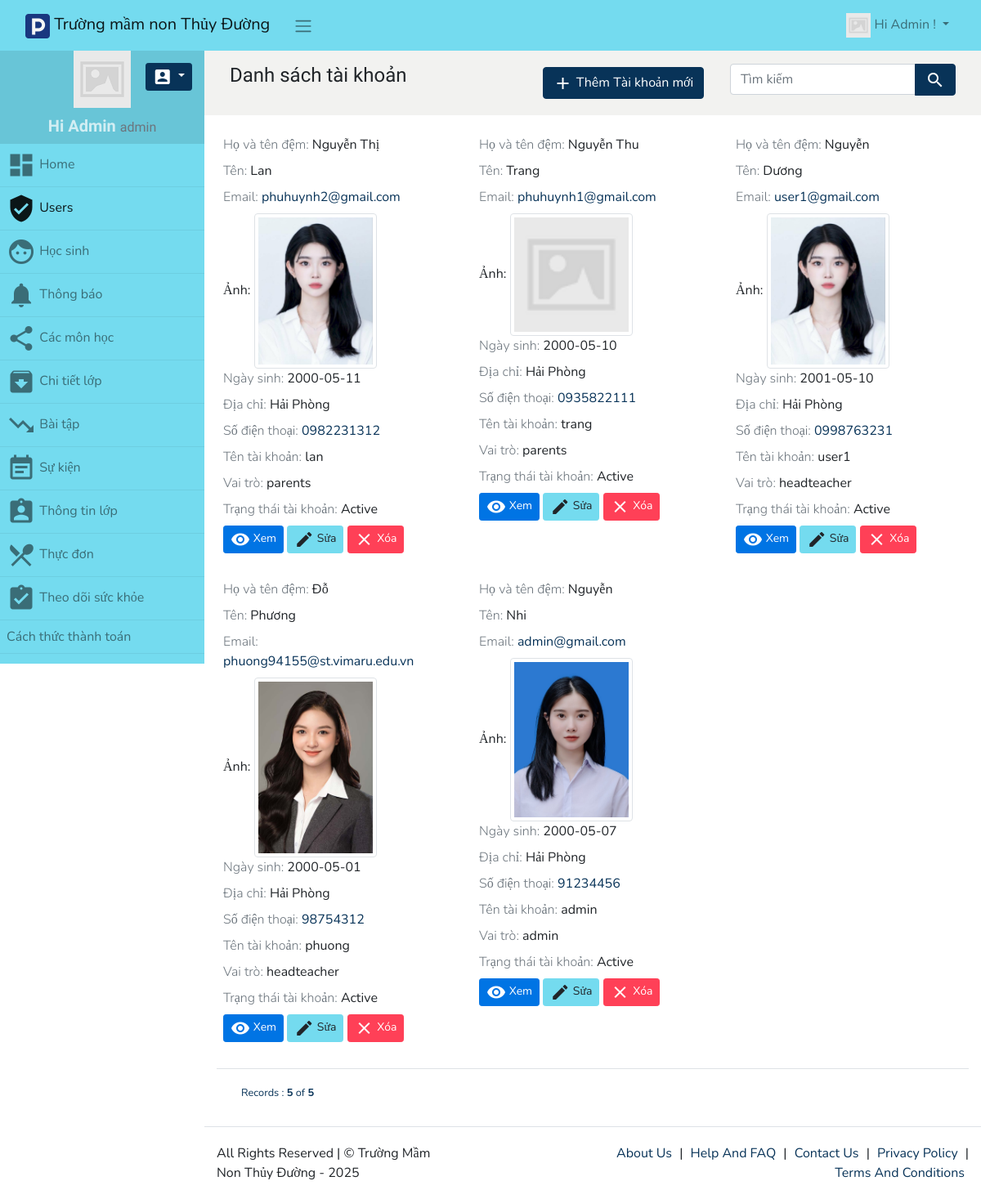
Screenshot of /users (signed in) with the database file from the repository.
### tables this page shows
CREATE TABLE `users` (
  `id` int(11) NOT NULL,
  `first_name` varchar(255) NOT NULL,
  `last_name` varchar(255) NOT NULL,
  `photo` varchar(255) NOT NULL,
  `birth_day` date NOT NULL,
  `resdence` varchar(255) NOT NULL,
  `phone` varchar(255) NOT NULL,
  `username` varchar(255) NOT NULL,
  `password` varchar(255) DEFAULT NULL,
  `email` varchar(255) NOT NULL,
  `login_session_key` varchar(255) DEFAULT NULL,
  `email_status` varchar(255) DEFAULT NULL,
  `password_expire_date` datetime DEFAULT '2021-04-21 00:00:00',
  `password_reset_key` varchar(255) DEFAULT NULL,
  `role` varchar(255) NOT NULL,
  `account_status` varchar(255) DEFAULT 'Pending',
  `assigned_teacher` varchar(255) NOT NULL
);

### app/views/partials/users/list.php (the view, shortened to what the rows shown need)
<?php
$can_edit = ACL::is_allowed("users/edit");
$can_view = ACL::is_allowed("users/view");
$can_delete = ACL::is_allowed("users/delete");
?>
<?php
$page_element_id = "list-page-" . random_str();
$current_page = $this->set_current_page_link();
$csrf_token = Csrf::$token;
$view_data = $this->view_data;
$records = $view_data->records;
?>
<section class="page" id="<?php echo $page_element_id; ?>" data-page-type="list" data-display-type="grid"
    data-page-url="<?php print_link($current_page); ?>">
    <div class="">
        <div class="container-fluid">
            <div class="row ">
                <div class="col-md-12 comp-grid">
                    <div class=" animated fadeIn page-content">
                        <div id="users-list-records">
                            <?php
                                if(!empty($records)){
                                ?>
                            <div id="page-report-body">
                                <div class="row sm-gutters page-data" id="page-data-<?php echo $page_element_id; ?>">
                                    <?php
                                        foreach($records as $data){
                                        $rec_id = (!empty($data['id']) ? urlencode($data['id']) : null);
                                        ?>
                                    <div class="col-sm-4">
                                        <div class="card-small p-2 mb-3 animated bounceIn">
                                            <div class="mb-2">
                                                <span>
                                                    <span class="font-weight-light text-muted ">Họ và tên đệm:</span>
                                                    <?php echo $data['first_name']; ?>
                                                </span>
                                            </div>
                                            <div class="mb-2">
                                                <span>
                                                    <span class="font-weight-light text-muted ">Tên:</span>
                                                    <?php echo $data['last_name']; ?>
                                                </span>
                                            </div>
                                            <div class="mb-2">
                                                <a href="<?php print_link("mailto:$data[email]") ?>">
                                                    <span class="font-weight-light text-muted ">Email:</span>
                                                    <?php echo $data['email']; ?>
                                                </a>
                                            </div>
                                            <tr class="td-photo">
                                                <th class="title">Ảnh:</th>
                                                <td class="">
                                                    <img class="img img-thumbnail" alt="pic" width="150" height="150"
                                                        src="<?php echo $data['photo']; ?>">
                                                </td>
                                            </tr>
                                            <div class="mb-2">
                                                <span>
                                                    <span class="font-weight-light text-muted ">Ngày sinh:</span>
                                                    <?php echo $data['birth_day']; ?>
                                                </span>
                                            </div>
                                            <div class="mb-2">
                                                <span>
                                                    <span class="font-weight-light text-muted ">Địa chỉ:</span>
                                                    <?php echo $data['resdence']; ?>
                                                </span>
                                            </div>
                                            <div class="mb-2">
                                                <a href="<?php print_link("tel:$data[phone]") ?>">
                                                    <span class="font-weight-light text-muted ">Số điện thoại:</span>
                                                    <?php echo $data['phone']; ?>
                                                </a>
                                            </div>
                                            <div class="mb-2">
                                                <span>
                                                    <span class="font-weight-light text-muted ">Tên tài khoản:</span>
                                                    <?php echo $data['username']; ?>
                                                </span>
                                            </div>
                                            <div class="mb-2">
                                                <span>
                                                    <span class="font-weight-light text-muted ">Vai trò:</span>
                                                    <?php echo $data['role']; ?>
                                                </span>
                                            </div>
                                            <div class="mb-2">
                                                <span>
                                                    <span class="font-weight-light text-muted ">Trạng thái tài
                                                        khoản:</span>
                                                    <?php echo $data['account_status']; ?>
                                                </span>
                                            </div>
                                            <div class="td-btn">
                                                <?php if($can_view){ ?>
                                                <a class="btn btn-sm btn-success has-tooltip" title="View Record"
                                                    href="<?php print_link("users/view/$rec_id"); ?>">
                                                    <i class="material-icons">visibility</i> Xem
                                                </a>
                                                <?php } ?>
                                                <?php if($can_edit){ ?>
                                                <a class="btn btn-sm btn-info has-tooltip" title="Edit This Record"
                                                    href="<?php print_link("users/edit/$rec_id"); ?>">
                                                    <i class="material-icons">edit</i> Sửa
                                                </a>
                                                <?php } ?>
                                                <?php if($can_delete){ ?>
                                                <a class="btn btn-sm btn-danger has-tooltip record-delete-btn"
                                                    title="Xóa dữ liệu"
                                                    href="<?php print_link("users/delete/$rec_id/?csrf_token=$csrf_token&redirect=$current_page"); ?>"
                                                    data-prompt-msg="Bạn có chắc chắn muốn xóa dữ liệu này không?"
                                                    data-display-style="modal">
                                                    <i class="material-icons">clear</i>
                                                    Xóa
                                                </a>
                                                <?php } ?>
                                            </div>
                                        </div>
                                    </div>
                                    <?php
                                        }
                                        ?>
                                </div>
                            </div>
                            <?php
                                }
                                else{
                                ?>
                            <div class="text-muted  animated bounce p-3">
                                <h4><i class="material-icons">block</i> Không tìm thấy dữ liệu</h4>
                            </div>
                            <?php
                                }
                                ?>
                        </div>
                    </div>
                </div>
            </div>
        </div>
    </div>
</section>

### rows the page displays
users: first_name "Nguyễn Thị", last_name "Lan", email "phuhuynh2@gmail.com", photo (picture), birth_day "2000-05-11", resdence "Hải Phòng", phone "0982231312", username "lan", role "parents", account_status "Active"
users: first_name "Nguyễn Thu", last_name "Trang", email "phuhuynh1@gmail.com", shows a picture, birth_day "2000-05-10", resdence "Hải Phòng", phone "0935822111", username "trang", role "parents", account_status "Active"
users: first_name "Nguyễn", last_name "Dương", email "user1@gmail.com", photo (picture), birth_day "2001-05-10", resdence "Hải Phòng", phone "0998763231", username "user1", role "headteacher", account_status "Active"
users: first_name "Đỗ", last_name "Phương", email "phuong94155@st.vimaru.edu.vn", photo (picture), birth_day "2000-05-01", resdence "Hải Phòng", phone "98754312", username "phuong", role "headteacher", account_status "Active"
users: first_name "Nguyễn", last_name "Nhi", email "admin@gmail.com", photo (picture), birth_day "2000-05-07", resdence "Hải Phòng", phone "91234456", username "admin", role "admin", account_status "Active"

### other values shown
SITE_NAME "Trường mầm non Thủy Đường"
USER_NAME "Admin"
ACL::$user_role "admin"
$menuobj['label'] "Home"
$menuobj['label'] "Users"
$menuobj['label'] "Học sinh"
$menuobj['label'] "Thông báo"
$menuobj['label'] "Các môn học"
$menuobj['label'] "Chi tiết lớp"
$menuobj['label'] "Bài tập"
$menuobj['label'] "Sự kiện"
$menuobj['label'] "Thông tin lớp"
$menuobj['label'] "Thực đơn"
$menuobj['label'] "Theo dõi sức khỏe"
$menuobj['label'] "Cách thức thành toán"
